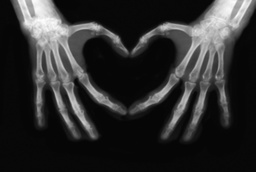
#> input picture E - 通识+专业课程资料/第6学期-机器视觉/Codes/work3/3-1.jpg, 256 x 172 px, shrunk from 1631 x 1097 before the run
$ python 'Unsharp&Laplacian.py'
#> lines starting #> are read from the running program, lines starting #| are printed output that depends on the picture
#> further down, img is the input picture: PIL image 256x172 RGB; min 4, max 255, mean 46
import numpy as np
from PIL import Image

def gaussian_kernel(size=5, sigma=1.0):
    """生成高斯核"""
#> called with size = 5, sigma = 1.5
    kernel = np.zeros((size, size))
    center = size // 2
    for i in range(size):
        for j in range(size):
            x, y = i - center, j - center
            kernel[i, j] = np.exp(-(x**2 + y**2) / (2 * sigma**2))
    kernel /= kernel.sum()  # 归一化
    return kernel

def convolve2d(image, kernel):
    """手动实现二维卷积（支持单通道）"""
    k_size = kernel.shape[0]
    pad = k_size // 2
    # 边界反射填充
    image_padded = np.pad(image, pad, mode='reflect')
    output = np.zeros_like(image)
    # 滑动窗口计算卷积
    for i in range(image.shape[0]):
        for j in range(image.shape[1]):
            region = image_padded[i:i+k_size, j:j+k_size]
            output[i, j] = np.sum(region * kernel)
    return output

def unsharp_masking(image_array, sigma=1.0, strength=0.7):
    """反锐化掩模"""
    kernel = gaussian_kernel(sigma=sigma)
    blurred = np.zeros_like(image_array)
    # 对每个通道分别处理
    for c in range(3):
        blurred[:, :, c] = convolve2d(image_array[:, :, c], kernel)
#> this loop made 3 passes
#> pass 1, in convolve2d, `image_padded = np.pad(image, pad, mode='reflect')`:
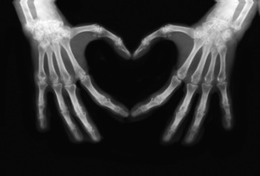
#> image_padded: shape (176, 260) float32; min 0.0157, max 1, mean 0.177
#> after the loop:
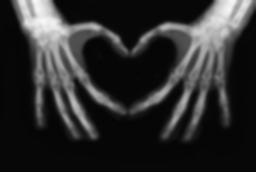
#> blurred: shape (172, 256, 3) float32; min 0.0223, max 0.974, mean 0.18
    mask = image_array - blurred
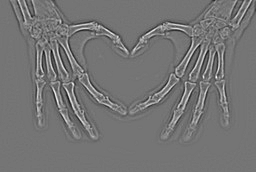
#> mask: shape (172, 256, 3) float32; min -0.179, max 0.211, mean -1.39e-05; drawn with min black and max white
    sharpened = image_array + strength * mask
    return np.clip(sharpened, 0, 1)
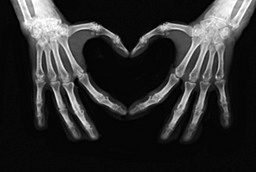
#> returned value: shape (172, 256, 3) float32; min 0, max 1, mean 0.18

def laplacian_sharpen(image_array, strength=0.3):
    """拉普拉斯锐化"""
#> called with strength = 0.3
    kernel = np.array([[0, -1, 0],
                      [-1, 4, -1],
                      [0, -1, 0]], dtype=np.float32)
    sharpened = np.zeros_like(image_array)
    for c in range(3):
        edges = convolve2d(image_array[:, :, c], kernel)
        sharpened[:, :, c] = image_array[:, :, c] + strength * edges
#> this loop made 3 passes
#> pass 1, in convolve2d (call 4), `image_padded = np.pad(image, pad, mode='reflect')`:
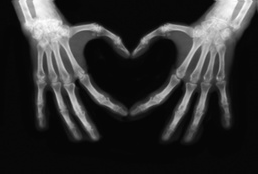
#> image_padded: shape (174, 258) float32; min 0.0157, max 1, mean 0.179
#> pass 1, in laplacian_sharpen, `edges = convolve2d(image_array[:, :, c], kernel)`:
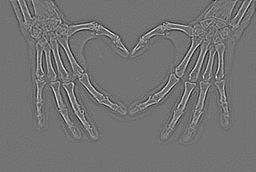
#> edges: shape (172, 256) float32; min -0.435, max 0.529, mean -2.83e-05; drawn with min black and max white
    return np.clip(sharpened, 0, 1)

if __name__ == "__main__":
    # 读取图像并归一化
    img = Image.open("3-1.jpg")
    img_array = np.array(img, dtype=np.float32) / 255.0

    # 方法1：反锐化掩模（参数可调）
    sharpened_unsharp = unsharp_masking(img_array, sigma=1.5, strength=1.0)
    Image.fromarray((sharpened_unsharp * 255).astype(np.uint8)).save("sharpened_unsharp.jpg")

    # 方法2：拉普拉斯锐化（参数可调）
    sharpened_laplacian = laplacian_sharpen(img_array, strength=0.3)
    Image.fromarray((sharpened_laplacian * 255).astype(np.uint8)).save("sharpened_laplacian.jpg")
